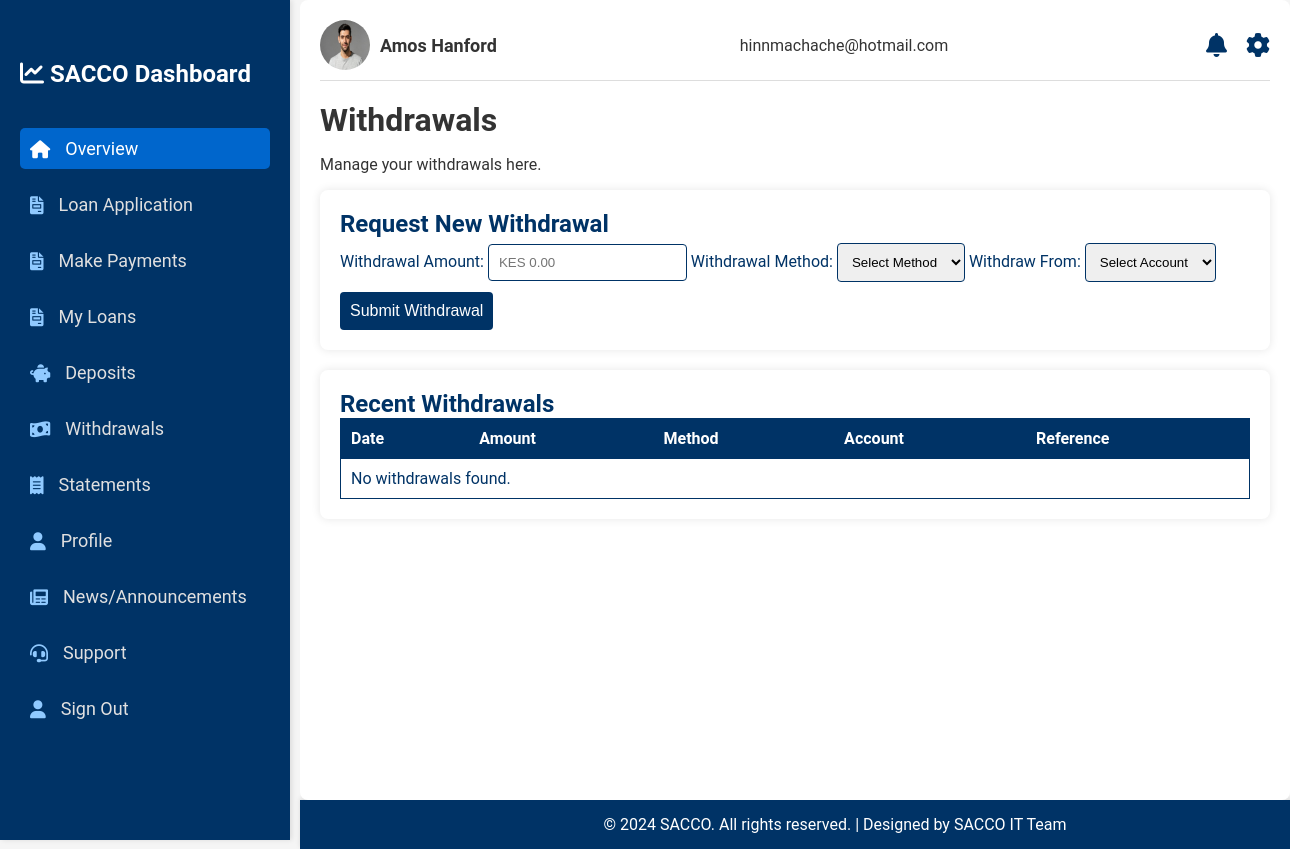
Before: /withdrawals (signed in) with the older database file.
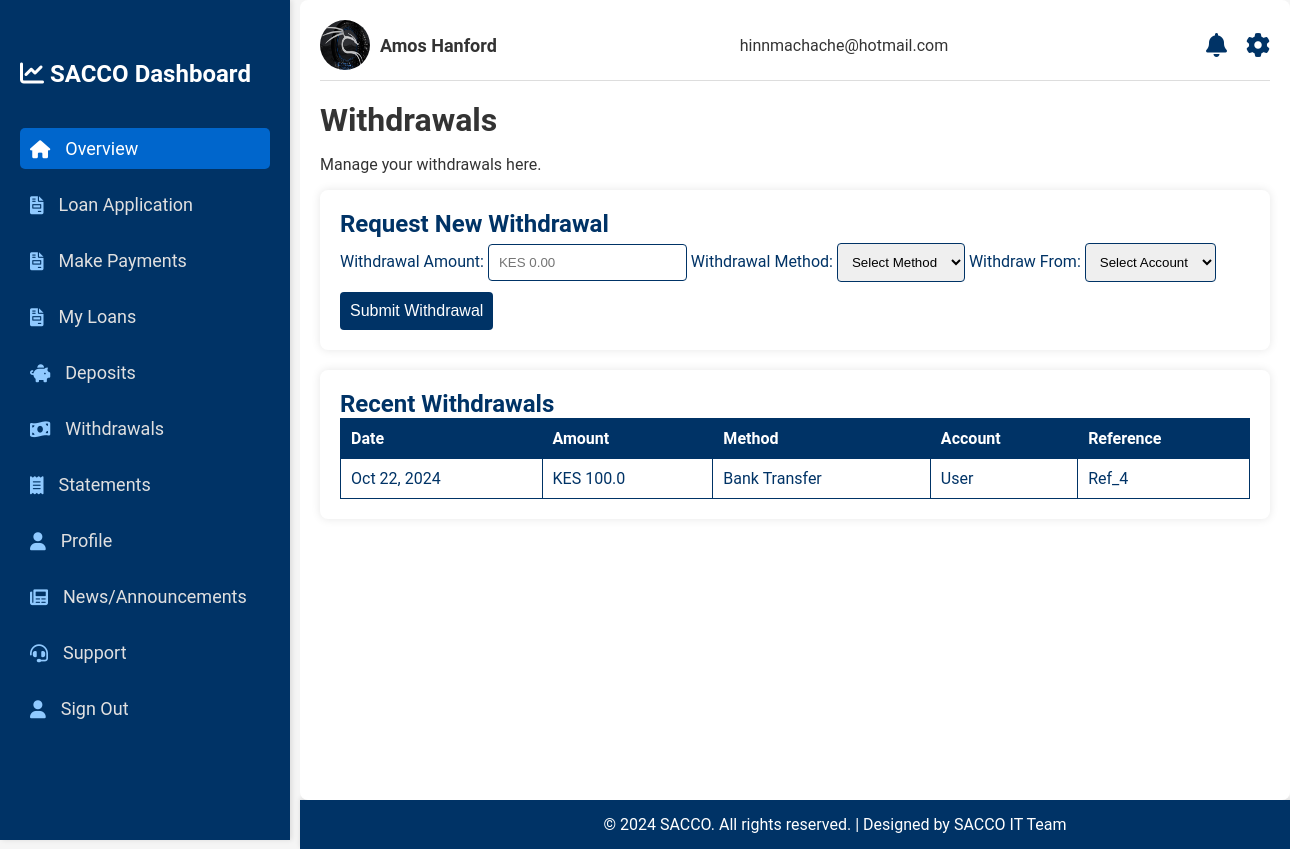
After: the same page with the newer database file.
### main_app/models.py (models this page shows, shortened)
class User_personalData(db.Model):
    id = db.Column(db.Integer, primary_key=True)
    user_id = db.Column(db.String, db.ForeignKey('user.user_id'), nullable=False)  # Foreign Key
    user = db.relationship('User', back_populates='personal_data', lazy=True)
    surname = db.Column(db.String(30), nullable=False)
    other_names = db.Column(db.String(120), nullable=False)
    income = db.Column(db.Float, nullable=False)
    dob = db.Column(db.String(20), nullable=False)
    id_number = db.Column(db.Integer, unique=True, nullable=False)
    telephone_no = db.Column(db.String(20), unique=True, nullable=False)
    address = db.Column(db.String(50), nullable=False)
    postal_code= db.Column(db.Integer, nullable=False)
    gender= db.Column(db.String(5), nullable=False)
    user_profile = db.Column(db.String(20), nullable=False, default="user.jpeg")
    id_profile = db.Column(db.String(20), nullable=False, default="user.jpeg")

class Withdrawals(db.Model):
    id = db.Column(db.Integer, primary_key=True)
    user_id = db.Column(db.Integer, db.ForeignKey('user.user_id'), nullable=False)
    user = db.relationship('User', back_populates='withdrawals')
    amount = db.Column(db.Float, nullable=False)
    withdrawal_method = db.Column(db.String(50), nullable=False)
    account_type = db.Column(db.String(50), nullable=False)
    transaction_fee = db.Column(db.Float, nullable=False)
    total_deducted = db.Column(db.Float, nullable=False)
    reference_no = db.Column(db.String(100), unique=True, nullable=False)
    created_at = db.Column(db.DateTime, default=datetime.now())

### main_app/routes.py (the view)
@app.route("/withdrawals", methods=['POST', 'GET'])
@login_required
def withdrawals():
    withdrawals_list = []  # Initialize an empty list for displaying withdrawals
    if request.method == 'POST':
        if 'amount' in request.form and 'withdrawal_method' in request.form and 'account' in request.form:
            try:
                withdrawal_amount = float(request.form['amount'])
                withdrawal_method = request.form['withdrawal_method']
                account_type = request.form['account']
                reference_no = f'Ref_{get_next_with_ref_id()}'
                transaction_fee = 0.02 * withdrawal_amount
                total_deducted = withdrawal_amount + transaction_fee
                user_account = Account.query.filter_by(user_id=current_user.user_id).first()
                if user_account is None:
                    flash("Account not found.", "error")
                    return redirect(url_for('withdrawals'))
                if user_account.balance >= total_deducted:
                    user_account.balance -= total_deducted
                    withdrawal = Withdrawals(
                        user_id=current_user.user_id,
                        amount=withdrawal_amount,
                        withdrawal_method=withdrawal_method,
                        account_type=account_type,
                        transaction_fee=transaction_fee,
                        total_deducted=total_deducted,
                        reference_no=reference_no
                    )
                    db.session.add(withdrawal)
                    db.session.commit()
                    flash("Withdrawal processed successfully!", "success")
                else:
                    flash("Insufficient funds for this withdrawal.", "error")
            except Exception as e:
                db.session.rollback()  # Roll back if there's an error
                flash(f"An error occurred during the withdrawal: {str(e)}", "danger")
    elif request.method == 'GET':
        withdrawals = []
        try:
            withdrawals = Withdrawals.query.filter_by(user_id=current_user.user_id).all()
            if not withdrawals:
                flash('No Withdrawal have been processed yet.', 'info')
        except Exception as e:
            flash(f'An error occurred while fetching withdrawals: {str(e)}', 'danger')
        print(f"withdrawals={withdrawals}")
    withdrawals_list = Withdrawals.query.filter_by(user_id=current_user.user_id).all()
    return render_template("user/withdrawals.html", title="Withdraw | SACCO Dashboard", withdrawals=withdrawals_list)

### main_app/models.py (called while the page is built)
@login_manager.user_loader
def load_user(user_id):
    user_id = str(user_id)
    if user_id.startswith('user_'):
        return User.query.get(user_id)
    elif user_id.startswith('admin_'):
        return Admin.query.get(user_id)
    return None  # Return None if no user/admin is found

### main_app/templates/user/withdrawals.html (shortened to what this page needs)
{% extends "user/layout.html" %}
{% block content %}
  <div class="withdrawals">
    <h1>Withdrawals</h1>
    <p>Manage your withdrawals here.</p>
    <div class="withdrawal-form">
        <h2>Request New Withdrawal</h2>
        <form action="{{ url_for('withdrawals') }}" method="post">
            <label for="amount">Withdrawal Amount:</label>
            <input type="text" id="amount" name="amount" placeholder="KES 0.00" required>
            <label for="withdrawal-method">Withdrawal Method:</label>
            <select id="withdrawal_method" name="withdrawal_method" required>
                <option value="">Select Method</option>
            </select>
            <label for="account">Withdraw From:</label>
            <select id="account" name="account" required>
                <option value="">Select Account</option>
            </select>
            <button type="submit">Submit Withdrawal</button>
        </form>
    </div>
    <div class="recent-withdrawals">
        <h2>Recent Withdrawals</h2>
        <table>
            <thead>
                <tr>
                    <th>Date</th>
                    <th>Amount</th>
                    <th>Method</th>
                    <th>Account</th>
                    <th>Reference</th>
                </tr>
            </thead>
            <tbody>
                {% if withdrawals %}
                    {% for withdrawal in withdrawals %}
                        <tr>
                            <td>{{ withdrawal.created_at.strftime('%b %d, %Y') }}</td>
                            <td>KES {{ withdrawal.amount }}</td>
                            <td>
                                {% if withdrawal.withdrawal_method == 'bank_transfer' %}
                                    Bank Transfer
                                {% elif withdrawal.withdrawal_method == 'mobile_money' %}
                                    Mobile Money
                                {% elif withdrawal.withdrawal_method == 'cash' %}
                                    Cash
                                {% else %}
                                    Unknown Method
                                {% endif %}
                            </td>
                            <td>{{ withdrawal.account_type }}</td>
                            <td>{{ withdrawal.reference_no }}</td>
                        </tr>
                    {% endfor %}
                {% else %}
                <tr>
                    <td colspan="5">No withdrawals found.</td>
                </tr>
                {% endif %}
            </tbody>
        </table>
    </div>
</div>
{% endblock content %}

### main_app/templates/user/layout.html (shortened to what this page needs)
<!DOCTYPE html>
<html lang="en">
<head>
    {% block head %}
    <link rel="stylesheet" href="{{ url_for('static', filename='/css/styles.css') }}">
    <link rel="stylesheet" href="https://cdnjs.cloudflare.com/ajax/libs/font-awesome/6.0.0-beta3/css/all.min.css">
    {% endblock %}
</head>
<body>
    <div class="dashboard">
        <div class="sidebar">
            <h2><i class="fas fa-chart-line"></i> SACCO Dashboard</h2>
                <ul>
                    <li><a href="{{ url_for('home') }}" class="active"><i class="fas fa-home"></i> Overview</a></li>
                    <li><a href="{{ url_for('application') }}"><i class="fas fa-file-invoice"></i> Loan Application</a></li>
                    <li><a href="{{ url_for('repay_loan') }}"><i class="fas fa-file-invoice"></i> Make Payments </a></li>
                    <li><a href="{{ url_for('loan_application_status') }}"><i class="fas fa-file-invoice"></i> My Loans </a></li>
                    <li><a href="{{ url_for('deposit') }}"><i class="fas fa-piggy-bank"></i> Deposits</a></li>
                    <li><a href="{{ url_for('withdrawals') }}"><i class="fas fa-money-bill-wave"></i> Withdrawals</a></li>
                    <li><a href="{{ url_for('statements') }}"><i class="fas fa-receipt"></i> Statements</a></li>
                    <li><a href="{{ url_for('profile') }}"><i class="fas fa-user"></i> Profile</a></li>
                    <li><a href="{{ url_for('news') }}"><i class="fas fa-newspaper"></i> News/Announcements</a></li>
                    <li><a href="{{ url_for('support') }}"><i class="fas fa-headset"></i> Support</a></li>
                    <li><a href="{{ url_for('logout') }}"><i class="fas fa-user"></i> Sign Out</a></li>
                </ul>
        </div>
        <div class="main-content">
            <header>
                <div class="user-info">
                    {% if current_user.personal_data %}
                    <img src="{{ url_for('static', filename='assets/' + current_user.personal_data.user_profile) }}"
                        alt="User" class="user-icon">
                    {% else %}
                    <img src="{{ url_for('static', filename='assets/user.jpeg') }}" alt="User" class="user-icon">
                    {% endif %}
                    {% if current_user.personal_data %}
                    <span class="user-name">{{ current_user.personal_data.other_names ~ ' ' ~ current_user.personal_data.surname }}</span>
                    {% else %}
                    <span class="user-name">{{ current_user.username }}</span>
                    {% endif %}
                </div>
                <div class="user-email">{{ current_user.email }}</div>
                <div class="header-icons">
                    <i class="notification-icon fas fa-bell" onclick="showNotificationPopup()"></i>
                    <i class="settings-icon fas fa-cog"></i>
                </div>
            </header>
            {% block content %}{% endblock %}
        </div>
    </div>
    <footer>
        <p>© 2024 SACCO. All rights reserved. | Designed by SACCO IT Team</p>
    </footer>
</body>
</html>

Changed rows visible on the page:
changed User_personalData "Amos Hanford": user_profile: picture added in place of a placeholder
added Withdrawals: created_at "Oct 22, 2024", amount "100.0", withdrawal_method "Bank Transfer", account_type "User", reference_no "Ref_4"
Other visible differences:
text no longer shown: "No withdrawals found."
